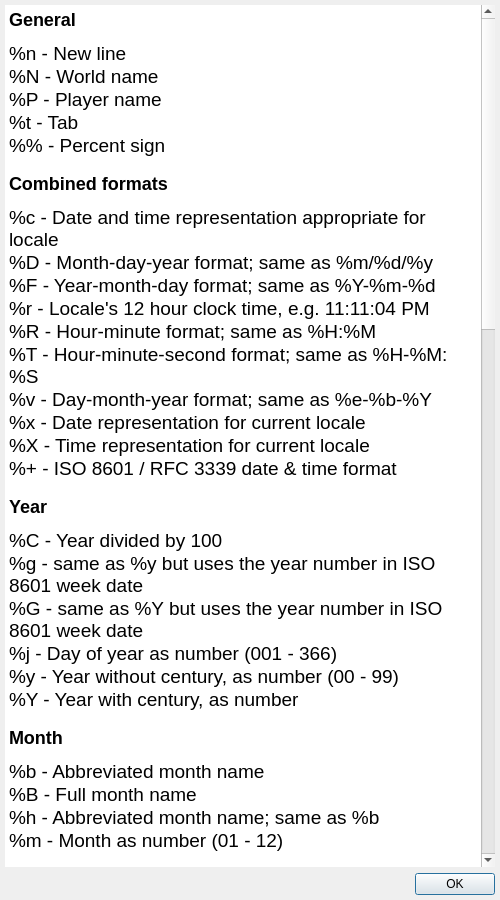
<?xml version="1.0" encoding="UTF-8"?>
<ui version="4.0">
 <class>SpecialHelp</class>
 <widget class="QDialog" name="SpecialHelp">
  <property name="geometry">
   <rect>
    <x>0</x>
    <y>0</y>
    <width>500</width>
    <height>900</height>
   </rect>
  </property>
  <property name="windowTitle">
   <string>Special Characters</string>
  </property>
  <layout class="QVBoxLayout" name="verticalLayout">
   <property name="leftMargin">
    <number>5</number>
   </property>
   <property name="topMargin">
    <number>5</number>
   </property>
   <property name="rightMargin">
    <number>5</number>
   </property>
   <property name="bottomMargin">
    <number>5</number>
   </property>
   <item>
    <widget class="QTextEdit" name="textEdit">
     <property name="cursor" stdset="0">
      <cursorShape>ArrowCursor</cursorShape>
     </property>
     <property name="frameShape">
      <enum>QFrame::Shape::NoFrame</enum>
     </property>
     <property name="html">
      <string>&lt;!DOCTYPE HTML PUBLIC &quot;-//W3C//DTD HTML 4.0//EN&quot; &quot;http://www.w3.org/TR/REC-html40/strict.dtd&quot;&gt;
&lt;html&gt;&lt;head&gt;&lt;meta name=&quot;qrichtext&quot; content=&quot;1&quot; /&gt;&lt;meta charset=&quot;utf-8&quot; /&gt;&lt;style type=&quot;text/css&quot;&gt;
p, li { white-space: pre-wrap; }
hr { height: 1px; border-width: 0; }
li.unchecked::marker { content: &quot;\2610&quot;; }
li.checked::marker { content: &quot;\2612&quot;; }
&lt;/style&gt;&lt;/head&gt;&lt;body style=&quot; font-family:'.AppleSystemUIFont'; font-size:13pt; font-weight:400; font-style:normal;&quot;&gt;
&lt;h2 style=&quot; margin-top:16px; margin-bottom:12px; margin-left:0px; margin-right:0px; -qt-block-indent:0; text-indent:0px;&quot;&gt;&lt;span style=&quot; font-size:x-large; font-weight:700;&quot;&gt;General&lt;/span&gt;&lt;/h2&gt;
&lt;p style=&quot; margin-top:0px; margin-bottom:0px; margin-left:0px; margin-right:0px; -qt-block-indent:0; text-indent:0px;&quot;&gt;&lt;span style=&quot; font-family:'Menlo'; font-size:14pt;&quot;&gt;%n&lt;/span&gt;&lt;span style=&quot; font-size:14pt;&quot;&gt; - New line&lt;/span&gt;&lt;/p&gt;
&lt;p style=&quot; margin-top:0px; margin-bottom:0px; margin-left:0px; margin-right:0px; -qt-block-indent:0; text-indent:0px;&quot;&gt;&lt;span style=&quot; font-family:'Menlo'; font-size:14pt;&quot;&gt;%N&lt;/span&gt;&lt;span style=&quot; font-size:14pt;&quot;&gt; - World name&lt;/span&gt;&lt;/p&gt;
&lt;p style=&quot; margin-top:0px; margin-bottom:0px; margin-left:0px; margin-right:0px; -qt-block-indent:0; text-indent:0px;&quot;&gt;&lt;span style=&quot; font-family:'Menlo'; font-size:14pt;&quot;&gt;%P&lt;/span&gt;&lt;span style=&quot; font-size:14pt;&quot;&gt; - Player name&lt;/span&gt;&lt;/p&gt;
&lt;p style=&quot; margin-top:0px; margin-bottom:0px; margin-left:0px; margin-right:0px; -qt-block-indent:0; text-indent:0px;&quot;&gt;&lt;span style=&quot; font-family:'Menlo'; font-size:14pt;&quot;&gt;%t&lt;/span&gt;&lt;span style=&quot; font-size:14pt;&quot;&gt; - Tab&lt;/span&gt;&lt;/p&gt;
&lt;p style=&quot; margin-top:0px; margin-bottom:0px; margin-left:0px; margin-right:0px; -qt-block-indent:0; text-indent:0px;&quot;&gt;&lt;span style=&quot; font-family:'Menlo'; font-size:14pt;&quot;&gt;%%&lt;/span&gt;&lt;span style=&quot; font-size:14pt;&quot;&gt; - Percent sign&lt;/span&gt;&lt;/p&gt;
&lt;h2 style=&quot; margin-top:16px; margin-bottom:12px; margin-left:0px; margin-right:0px; -qt-block-indent:0; text-indent:0px;&quot;&gt;&lt;span style=&quot; font-size:x-large; font-weight:700;&quot;&gt;Combined formats&lt;/span&gt;&lt;/h2&gt;
&lt;p style=&quot; margin-top:0px; margin-bottom:0px; margin-left:0px; margin-right:0px; -qt-block-indent:0; text-indent:0px;&quot;&gt;&lt;span style=&quot; font-family:'Menlo'; font-size:14pt;&quot;&gt;%c&lt;/span&gt;&lt;span style=&quot; font-size:14pt;&quot;&gt; - Date and time representation appropriate for locale&lt;/span&gt;&lt;/p&gt;
&lt;p style=&quot; margin-top:0px; margin-bottom:0px; margin-left:0px; margin-right:0px; -qt-block-indent:0; text-indent:0px;&quot;&gt;&lt;span style=&quot; font-family:'Menlo'; font-size:14pt;&quot;&gt;%D&lt;/span&gt;&lt;span style=&quot; font-size:14pt;&quot;&gt; - Month-day-year format; same as &lt;/span&gt;&lt;span style=&quot; font-family:'Menlo'; font-size:14pt;&quot;&gt;%m/%d/%y&lt;/span&gt;&lt;/p&gt;
&lt;p style=&quot; margin-top:0px; margin-bottom:0px; margin-left:0px; margin-right:0px; -qt-block-indent:0; text-indent:0px;&quot;&gt;&lt;span style=&quot; font-family:'Menlo'; font-size:14pt;&quot;&gt;%F&lt;/span&gt;&lt;span style=&quot; font-size:14pt;&quot;&gt; - Year-month-day format; same as &lt;/span&gt;&lt;span style=&quot; font-family:'Menlo'; font-size:14pt;&quot;&gt;%Y-%m-%d&lt;/span&gt;&lt;/p&gt;
&lt;p style=&quot; margin-top:0px; margin-bottom:0px; margin-left:0px; margin-right:0px; -qt-block-indent:0; text-indent:0px;&quot;&gt;&lt;span style=&quot; font-family:'Menlo'; font-size:14pt;&quot;&gt;%r&lt;/span&gt;&lt;span style=&quot; font-size:14pt;&quot;&gt; - Locale's 12 hour clock time, e.g. 11:11:04 PM&lt;/span&gt;&lt;/p&gt;
&lt;p style=&quot; margin-top:0px; margin-bottom:0px; margin-left:0px; margin-right:0px; -qt-block-indent:0; text-indent:0px;&quot;&gt;&lt;span style=&quot; font-family:'Menlo'; font-size:14pt;&quot;&gt;%R&lt;/span&gt;&lt;span style=&quot; font-size:14pt;&quot;&gt; - Hour-minute format; same as &lt;/span&gt;&lt;span style=&quot; font-family:'Menlo'; font-size:14pt;&quot;&gt;%H:%M&lt;/span&gt;&lt;/p&gt;
&lt;p style=&quot; margin-top:0px; margin-bottom:0px; margin-left:0px; margin-right:0px; -qt-block-indent:0; text-indent:0px;&quot;&gt;&lt;span style=&quot; font-family:'Menlo'; font-size:14pt;&quot;&gt;%T&lt;/span&gt;&lt;span style=&quot; font-size:14pt;&quot;&gt; - Hour-minute-second format; same as &lt;/span&gt;&lt;span style=&quot; font-family:'Menlo'; font-size:14pt;&quot;&gt;%H-%M:%S&lt;/span&gt;&lt;/p&gt;
&lt;p style=&quot; margin-top:0px; margin-bottom:0px; margin-left:0px; margin-right:0px; -qt-block-indent:0; text-indent:0px;&quot;&gt;&lt;span style=&quot; font-family:'Menlo'; font-size:14pt;&quot;&gt;%v&lt;/span&gt;&lt;span style=&quot; font-size:14pt;&quot;&gt; - Day-month-year format; same as &lt;/span&gt;&lt;span style=&quot; font-family:'Menlo'; font-size:14pt;&quot;&gt;%e-%b-%Y&lt;/span&gt;&lt;/p&gt;
&lt;p style=&quot; margin-top:0px; margin-bottom:0px; margin-left:0px; margin-right:0px; -qt-block-indent:0; text-indent:0px;&quot;&gt;&lt;span style=&quot; font-family:'Menlo'; font-size:14pt;&quot;&gt;%x&lt;/span&gt;&lt;span style=&quot; font-size:14pt;&quot;&gt; - Date representation for current locale&lt;/span&gt;&lt;/p&gt;
&lt;p style=&quot; margin-top:0px; margin-bottom:0px; margin-left:0px; margin-right:0px; -qt-block-indent:0; text-indent:0px;&quot;&gt;&lt;span style=&quot; font-family:'Menlo'; font-size:14pt;&quot;&gt;%X&lt;/span&gt;&lt;span style=&quot; font-size:14pt;&quot;&gt; - Time representation for current locale&lt;/span&gt;&lt;/p&gt;
&lt;p style=&quot; margin-top:0px; margin-bottom:0px; margin-left:0px; margin-right:0px; -qt-block-indent:0; text-indent:0px;&quot;&gt;&lt;span style=&quot; font-family:'Menlo'; font-size:14pt;&quot;&gt;%+&lt;/span&gt;&lt;span style=&quot; font-size:14pt;&quot;&gt; - ISO 8601 / RFC 3339 date &amp;amp; time format&lt;/span&gt;&lt;/p&gt;
&lt;h2 style=&quot; margin-top:16px; margin-bottom:12px; margin-left:0px; margin-right:0px; -qt-block-indent:0; text-indent:0px;&quot;&gt;&lt;span style=&quot; font-size:x-large; font-weight:700;&quot;&gt;Year&lt;/span&gt;&lt;/h2&gt;
&lt;p style=&quot; margin-top:0px; margin-bottom:0px; margin-left:0px; margin-right:0px; -qt-block-indent:0; text-indent:0px;&quot;&gt;&lt;span style=&quot; font-family:'Menlo'; font-size:14pt;&quot;&gt;%C&lt;/span&gt;&lt;span style=&quot; font-size:14pt;&quot;&gt; - Year divided by 100&lt;/span&gt;&lt;/p&gt;
&lt;p style=&quot; margin-top:0px; margin-bottom:0px; margin-left:0px; margin-right:0px; -qt-block-indent:0; text-indent:0px;&quot;&gt;&lt;span style=&quot; font-family:'Menlo'; font-size:14pt;&quot;&gt;%g&lt;/span&gt;&lt;span style=&quot; font-size:14pt;&quot;&gt; - same as &lt;/span&gt;&lt;span style=&quot; font-family:'Menlo'; font-size:14pt;&quot;&gt;%y&lt;/span&gt;&lt;span style=&quot; font-size:14pt;&quot;&gt; but uses the year number in ISO 8601 week date&lt;/span&gt;&lt;/p&gt;
&lt;p style=&quot; margin-top:0px; margin-bottom:0px; margin-left:0px; margin-right:0px; -qt-block-indent:0; text-indent:0px;&quot;&gt;&lt;span style=&quot; font-family:'Menlo'; font-size:14pt;&quot;&gt;%G&lt;/span&gt;&lt;span style=&quot; font-size:14pt;&quot;&gt; - same as &lt;/span&gt;&lt;span style=&quot; font-family:'Menlo'; font-size:14pt;&quot;&gt;%Y&lt;/span&gt;&lt;span style=&quot; font-size:14pt;&quot;&gt; but uses the year number in ISO 8601 week date&lt;/span&gt;&lt;/p&gt;
&lt;p style=&quot; margin-top:0px; margin-bottom:0px; margin-left:0px; margin-right:0px; -qt-block-indent:0; text-indent:0px;&quot;&gt;&lt;span style=&quot; font-family:'Menlo'; font-size:14pt;&quot;&gt;%j&lt;/span&gt;&lt;span style=&quot; font-size:14pt;&quot;&gt; - Day of year as number (001 - 366)&lt;/span&gt;&lt;/p&gt;
&lt;p style=&quot; margin-top:0px; margin-bottom:0px; margin-left:0px; margin-right:0px; -qt-block-indent:0; text-indent:0px;&quot;&gt;&lt;span style=&quot; font-family:'Menlo'; font-size:14pt;&quot;&gt;%y&lt;/span&gt;&lt;span style=&quot; font-size:14pt;&quot;&gt; - Year without century, as number (00 - 99)&lt;/span&gt;&lt;/p&gt;
&lt;p style=&quot; margin-top:0px; margin-bottom:0px; margin-left:0px; margin-right:0px; -qt-block-indent:0; text-indent:0px;&quot;&gt;&lt;span style=&quot; font-family:'Menlo'; font-size:14pt;&quot;&gt;%Y&lt;/span&gt;&lt;span style=&quot; font-size:14pt;&quot;&gt; - Year with century, as number&lt;/span&gt;&lt;/p&gt;
&lt;h2 style=&quot; margin-top:16px; margin-bottom:12px; margin-left:0px; margin-right:0px; -qt-block-indent:0; text-indent:0px;&quot;&gt;&lt;span style=&quot; font-size:x-large; font-weight:700;&quot;&gt;Month&lt;/span&gt;&lt;/h2&gt;
&lt;p style=&quot; margin-top:0px; margin-bottom:0px; margin-left:0px; margin-right:0px; -qt-block-indent:0; text-indent:0px;&quot;&gt;&lt;span style=&quot; font-family:'Menlo'; font-size:14pt;&quot;&gt;%b&lt;/span&gt;&lt;span style=&quot; font-size:14pt;&quot;&gt; - Abbreviated month name&lt;/span&gt;&lt;/p&gt;
&lt;p style=&quot; margin-top:0px; margin-bottom:0px; margin-left:0px; margin-right:0px; -qt-block-indent:0; text-indent:0px;&quot;&gt;&lt;span style=&quot; font-family:'Menlo'; font-size:14pt;&quot;&gt;%B&lt;/span&gt;&lt;span style=&quot; font-size:14pt;&quot;&gt; - Full month name&lt;/span&gt;&lt;/p&gt;
&lt;p style=&quot; margin-top:0px; margin-bottom:0px; margin-left:0px; margin-right:0px; -qt-block-indent:0; text-indent:0px;&quot;&gt;&lt;span style=&quot; font-family:'Menlo'; font-size:14pt;&quot;&gt;%h&lt;/span&gt;&lt;span style=&quot; font-size:14pt;&quot;&gt; - Abbreviated month name; same as &lt;/span&gt;&lt;span style=&quot; font-family:'Menlo'; font-size:14pt;&quot;&gt;%b&lt;/span&gt;&lt;/p&gt;
&lt;p style=&quot; margin-top:0px; margin-bottom:0px; margin-left:0px; margin-right:0px; -qt-block-indent:0; text-indent:0px;&quot;&gt;&lt;span style=&quot; font-family:'Menlo'; font-size:14pt;&quot;&gt;%m&lt;/span&gt;&lt;span style=&quot; font-size:14pt;&quot;&gt; - Month as number (01 - 12)&lt;/span&gt;&lt;/p&gt;
&lt;h2 style=&quot; margin-top:16px; margin-bottom:12px; margin-left:0px; margin-right:0px; -qt-block-indent:0; text-indent:0px;&quot;&gt;&lt;span style=&quot; font-size:x-large; font-weight:700;&quot;&gt;Week&lt;/span&gt;&lt;/h2&gt;
&lt;p style=&quot; margin-top:0px; margin-bottom:0px; margin-left:0px; margin-right:0px; -qt-block-indent:0; text-indent:0px;&quot;&gt;&lt;span style=&quot; font-family:'Menlo'; font-size:14pt;&quot;&gt;%U&lt;/span&gt;&lt;span style=&quot; font-size:14pt;&quot;&gt; - Week of year as number, Sunday first (00 - 53)&lt;/span&gt;&lt;/p&gt;
&lt;p style=&quot; margin-top:0px; margin-bottom:0px; margin-left:0px; margin-right:0px; -qt-block-indent:0; text-indent:0px;&quot;&gt;&lt;span style=&quot; font-family:'Menlo'; font-size:14pt;&quot;&gt;%V&lt;/span&gt;&lt;span style=&quot; font-size:14pt;&quot;&gt; - Week of year as number in ISO-8601, Sunday first (01 - 53)&lt;/span&gt;&lt;/p&gt;
&lt;p style=&quot; margin-top:0px; margin-bottom:0px; margin-left:0px; margin-right:0px; -qt-block-indent:0; text-indent:0px;&quot;&gt;&lt;span style=&quot; font-family:'Menlo'; font-size:14pt;&quot;&gt;%W&lt;/span&gt;&lt;span style=&quot; font-size:14pt;&quot;&gt; - Week of year as number, Monday first (00 - 53)&lt;/span&gt;&lt;/p&gt;
&lt;h2 style=&quot; margin-top:16px; margin-bottom:12px; margin-left:0px; margin-right:0px; -qt-block-indent:0; text-indent:0px;&quot;&gt;&lt;span style=&quot; font-size:x-large; font-weight:700;&quot;&gt;Weekday&lt;/span&gt;&lt;/h2&gt;
&lt;p style=&quot; margin-top:0px; margin-bottom:0px; margin-left:0px; margin-right:0px; -qt-block-indent:0; text-indent:0px;&quot;&gt;&lt;span style=&quot; font-family:'Menlo'; font-size:14pt;&quot;&gt;%a&lt;/span&gt;&lt;span style=&quot; font-size:14pt;&quot;&gt; - Abbreviated weekday name&lt;/span&gt;&lt;/p&gt;
&lt;p style=&quot; margin-top:0px; margin-bottom:0px; margin-left:0px; margin-right:0px; -qt-block-indent:0; text-indent:0px;&quot;&gt;&lt;span style=&quot; font-family:'Menlo'; font-size:14pt;&quot;&gt;%A&lt;/span&gt;&lt;span style=&quot; font-size:14pt;&quot;&gt; - Full weekday name&lt;/span&gt;&lt;/p&gt;
&lt;p style=&quot; margin-top:0px; margin-bottom:0px; margin-left:0px; margin-right:0px; -qt-block-indent:0; text-indent:0px;&quot;&gt;&lt;span style=&quot; font-family:'Menlo'; font-size:14pt;&quot;&gt;%u&lt;/span&gt;&lt;span style=&quot; font-size:14pt;&quot;&gt; - Day of week as number (1 - 7; Monday is 1)&lt;/span&gt;&lt;/p&gt;
&lt;p style=&quot; margin-top:0px; margin-bottom:0px; margin-left:0px; margin-right:0px; -qt-block-indent:0; text-indent:0px;&quot;&gt;&lt;span style=&quot; font-family:'Menlo'; font-size:14pt;&quot;&gt;%w&lt;/span&gt;&lt;span style=&quot; font-size:14pt;&quot;&gt; - Weekday as number (0 - 6; Sunday is 0)&lt;/span&gt;&lt;/p&gt;
&lt;h2 style=&quot; margin-top:16px; margin-bottom:12px; margin-left:0px; margin-right:0px; -qt-block-indent:0; text-indent:0px;&quot;&gt;&lt;span style=&quot; font-size:x-large; font-weight:700;&quot;&gt;Date&lt;/span&gt;&lt;/h2&gt;
&lt;p style=&quot; margin-top:0px; margin-bottom:0px; margin-left:0px; margin-right:0px; -qt-block-indent:0; text-indent:0px;&quot;&gt;&lt;span style=&quot; font-family:'Menlo'; font-size:14pt;&quot;&gt;%d&lt;/span&gt;&lt;span style=&quot; font-size:14pt;&quot;&gt; - Day of month as number (01 - 31)&lt;/span&gt;&lt;/p&gt;
&lt;p style=&quot; margin-top:0px; margin-bottom:0px; margin-left:0px; margin-right:0px; -qt-block-indent:0; text-indent:0px;&quot;&gt;&lt;span style=&quot; font-family:'Menlo'; font-size:14pt;&quot;&gt;%e&lt;/span&gt;&lt;span style=&quot; font-size:14pt;&quot;&gt; - same as &lt;/span&gt;&lt;span style=&quot; font-family:'Menlo'; font-size:14pt;&quot;&gt;%d&lt;/span&gt;&lt;span style=&quot; font-size:14pt;&quot;&gt; but space-padded&lt;/span&gt;&lt;/p&gt;
&lt;h2 style=&quot; margin-top:16px; margin-bottom:12px; margin-left:0px; margin-right:0px; -qt-block-indent:0; text-indent:0px;&quot;&gt;&lt;span style=&quot; font-size:x-large; font-weight:700;&quot;&gt;Hour&lt;/span&gt;&lt;/h2&gt;
&lt;p style=&quot; margin-top:0px; margin-bottom:0px; margin-left:0px; margin-right:0px; -qt-block-indent:0; text-indent:0px;&quot;&gt;&lt;span style=&quot; font-family:'Menlo'; font-size:14pt;&quot;&gt;%H&lt;/span&gt;&lt;span style=&quot; font-size:14pt;&quot;&gt; - Hour in 24-hour format (00 - 23)&lt;/span&gt;&lt;/p&gt;
&lt;p style=&quot; margin-top:0px; margin-bottom:0px; margin-left:0px; margin-right:0px; -qt-block-indent:0; text-indent:0px;&quot;&gt;&lt;span style=&quot; font-family:'Menlo'; font-size:14pt;&quot;&gt;%I&lt;/span&gt;&lt;span style=&quot; font-size:14pt;&quot;&gt; - Hour in 12-hour format (01 - 12)&lt;/span&gt;&lt;/p&gt;
&lt;p style=&quot; margin-top:0px; margin-bottom:0px; margin-left:0px; margin-right:0px; -qt-block-indent:0; text-indent:0px;&quot;&gt;&lt;span style=&quot; font-family:'Menlo'; font-size:14pt;&quot;&gt;%k&lt;/span&gt;&lt;span style=&quot; font-size:14pt;&quot;&gt; - same as &lt;/span&gt;&lt;span style=&quot; font-family:'Menlo'; font-size:14pt;&quot;&gt;%H&lt;/span&gt;&lt;span style=&quot; font-size:14pt;&quot;&gt; but space-padded&lt;/span&gt;&lt;/p&gt;
&lt;p style=&quot; margin-top:0px; margin-bottom:0px; margin-left:0px; margin-right:0px; -qt-block-indent:0; text-indent:0px;&quot;&gt;&lt;span style=&quot; font-family:'Menlo'; font-size:14pt;&quot;&gt;%l&lt;/span&gt;&lt;span style=&quot; font-size:14pt;&quot;&gt; - same as &lt;/span&gt;&lt;span style=&quot; font-family:'Menlo'; font-size:14pt;&quot;&gt;%I&lt;/span&gt;&lt;span style=&quot; font-size:14pt;&quot;&gt; but space-padded&lt;/span&gt;&lt;/p&gt;
&lt;p style=&quot; margin-top:0px; margin-bottom:0px; margin-left:0px; margin-right:0px; -qt-block-indent:0; text-indent:0px;&quot;&gt;&lt;span style=&quot; font-family:'Menlo'; font-size:14pt;&quot;&gt;%p&lt;/span&gt;&lt;span style=&quot; font-size:14pt;&quot;&gt; - Current locale’s A.M./P.M. indicator for 12-hour clock&lt;/span&gt;&lt;/p&gt;
&lt;h2 style=&quot; margin-top:16px; margin-bottom:12px; margin-left:0px; margin-right:0px; -qt-block-indent:0; text-indent:0px;&quot;&gt;&lt;span style=&quot; font-size:x-large; font-weight:700;&quot;&gt;Minute&lt;/span&gt;&lt;/h2&gt;
&lt;p style=&quot; margin-top:0px; margin-bottom:0px; margin-left:0px; margin-right:0px; -qt-block-indent:0; text-indent:0px;&quot;&gt;&lt;span style=&quot; font-family:'Menlo'; font-size:14pt;&quot;&gt;%M&lt;/span&gt;&lt;span style=&quot; font-size:14pt;&quot;&gt; - Minute as number (00 - 59)&lt;/span&gt;&lt;/p&gt;
&lt;h2 style=&quot; margin-top:16px; margin-bottom:12px; margin-left:0px; margin-right:0px; -qt-block-indent:0; text-indent:0px;&quot;&gt;&lt;span style=&quot; font-size:x-large; font-weight:700;&quot;&gt;Second&lt;/span&gt;&lt;/h2&gt;
&lt;p style=&quot; margin-top:0px; margin-bottom:0px; margin-left:0px; margin-right:0px; -qt-block-indent:0; text-indent:0px;&quot;&gt;&lt;span style=&quot; font-family:'Menlo'; font-size:14pt;&quot;&gt;%S&lt;/span&gt;&lt;span style=&quot; font-size:14pt;&quot;&gt; - Second as number (00 - 59)&lt;/span&gt;&lt;/p&gt;
&lt;p style=&quot; margin-top:0px; margin-bottom:0px; margin-left:0px; margin-right:0px; -qt-block-indent:0; text-indent:0px;&quot;&gt;&lt;span style=&quot; font-family:'Menlo'; font-size:14pt;&quot;&gt;%s&lt;/span&gt;&lt;span style=&quot; font-size:14pt;&quot;&gt; - Number of seconds since 1970-01-01 00:00 UTC&lt;/span&gt;&lt;/p&gt;
&lt;h2 style=&quot; margin-top:16px; margin-bottom:12px; margin-left:0px; margin-right:0px; -qt-block-indent:0; text-indent:0px;&quot;&gt;&lt;span style=&quot; font-size:x-large; font-weight:700;&quot;&gt;Timezone&lt;/span&gt;&lt;/h2&gt;
&lt;p style=&quot; margin-top:0px; margin-bottom:0px; margin-left:0px; margin-right:0px; -qt-block-indent:0; text-indent:0px;&quot;&gt;&lt;span style=&quot; font-family:'Menlo'; font-size:14pt;&quot;&gt;%z&lt;/span&gt;&lt;span style=&quot; font-size:14pt;&quot;&gt; - Offset from the local time to UTC&lt;/span&gt;&lt;/p&gt;
&lt;p style=&quot; margin-top:0px; margin-bottom:0px; margin-left:0px; margin-right:0px; -qt-block-indent:0; text-indent:0px;&quot;&gt;&lt;span style=&quot; font-family:'Menlo'; font-size:14pt;&quot;&gt;%Z&lt;/span&gt;&lt;span style=&quot; font-size:14pt;&quot;&gt; - Time-zone name or abbreviation; no characters if unknown&lt;/span&gt;&lt;/p&gt;
&lt;p style=&quot; margin-top:0px; margin-bottom:0px; margin-left:0px; margin-right:0px; -qt-block-indent:0; text-indent:0px;&quot;&gt;&lt;span style=&quot; font-family:'Menlo'; font-size:14pt;&quot;&gt;%:z&lt;/span&gt;&lt;span style=&quot; font-size:14pt;&quot;&gt; - same as &lt;/span&gt;&lt;span style=&quot; font-family:'Menlo'; font-size:14pt;&quot;&gt;%z&lt;/span&gt;&lt;span style=&quot; font-size:14pt;&quot;&gt; but with a colon&lt;/span&gt;&lt;/p&gt;
&lt;p style=&quot; margin-top:0px; margin-bottom:0px; margin-left:0px; margin-right:0px; -qt-block-indent:0; text-indent:0px;&quot;&gt;&lt;span style=&quot; font-family:'Menlo'; font-size:14pt;&quot;&gt;%::z&lt;/span&gt;&lt;span style=&quot; font-size:14pt;&quot;&gt; - Offset from the local time to UTC with seconds&lt;/span&gt;&lt;/p&gt;
&lt;p style=&quot; margin-top:0px; margin-bottom:0px; margin-left:0px; margin-right:0px; -qt-block-indent:0; text-indent:0px;&quot;&gt;&lt;span style=&quot; font-family:'Menlo'; font-size:14pt;&quot;&gt;%:::z&lt;/span&gt;&lt;span style=&quot; font-size:14pt;&quot;&gt; - Offset from the local time to UTC without minutes&lt;/span&gt;&lt;/p&gt;
&lt;h2 style=&quot; margin-top:16px; margin-bottom:12px; margin-left:0px; margin-right:0px; -qt-block-indent:0; text-indent:0px;&quot;&gt;&lt;span style=&quot; font-size:x-large; font-weight:700;&quot;&gt;Subsecond&lt;/span&gt;&lt;/h2&gt;
&lt;p style=&quot; margin-top:0px; margin-bottom:0px; margin-left:0px; margin-right:0px; -qt-block-indent:0; text-indent:0px;&quot;&gt;&lt;span style=&quot; font-family:'Menlo'; font-size:14pt;&quot;&gt;%f&lt;/span&gt;&lt;span style=&quot; font-size:14pt;&quot;&gt; - Number of nanoseconds since last whole second&lt;/span&gt;&lt;/p&gt;
&lt;p style=&quot; margin-top:0px; margin-bottom:0px; margin-left:0px; margin-right:0px; -qt-block-indent:0; text-indent:0px;&quot;&gt;&lt;span style=&quot; font-family:'Menlo'; font-size:14pt;&quot;&gt;%.f&lt;/span&gt;&lt;span style=&quot; font-size:14pt;&quot;&gt; - Decimal fraction of a second without the leading dot&lt;/span&gt;&lt;/p&gt;
&lt;p style=&quot; margin-top:0px; margin-bottom:0px; margin-left:0px; margin-right:0px; -qt-block-indent:0; text-indent:0px;&quot;&gt;&lt;span style=&quot; font-family:'Menlo'; font-size:14pt;&quot;&gt;%.3f&lt;/span&gt;&lt;span style=&quot; font-size:14pt;&quot;&gt; - Decimal fraction of a second with a fixed length of 3&lt;/span&gt;&lt;/p&gt;
&lt;p style=&quot; margin-top:0px; margin-bottom:0px; margin-left:0px; margin-right:0px; -qt-block-indent:0; text-indent:0px;&quot;&gt;&lt;span style=&quot; font-family:'Menlo'; font-size:14pt;&quot;&gt;%.6f&lt;/span&gt;&lt;span style=&quot; font-size:14pt;&quot;&gt; - Decimal fraction of a second with a fixed length of 6&lt;/span&gt;&lt;/p&gt;
&lt;p style=&quot; margin-top:0px; margin-bottom:0px; margin-left:0px; margin-right:0px; -qt-block-indent:0; text-indent:0px;&quot;&gt;&lt;span style=&quot; font-family:'Menlo'; font-size:14pt;&quot;&gt;%.9f&lt;/span&gt;&lt;span style=&quot; font-size:14pt;&quot;&gt; - Decimal fraction of a second with a fixed length of 9&lt;/span&gt;&lt;/p&gt;
&lt;p style=&quot; margin-top:0px; margin-bottom:0px; margin-left:0px; margin-right:0px; -qt-block-indent:0; text-indent:0px;&quot;&gt;&lt;span style=&quot; font-family:'Menlo'; font-size:14pt;&quot;&gt;%3f&lt;/span&gt;&lt;span style=&quot; font-size:14pt;&quot;&gt; - Decimal fraction of a second; like &lt;/span&gt;&lt;span style=&quot; font-family:'Menlo'; font-size:14pt;&quot;&gt;%.3f&lt;/span&gt;&lt;span style=&quot; font-size:14pt;&quot;&gt; but without leading dot&lt;/span&gt;&lt;/p&gt;
&lt;p style=&quot; margin-top:0px; margin-bottom:0px; margin-left:0px; margin-right:0px; -qt-block-indent:0; text-indent:0px;&quot;&gt;&lt;span style=&quot; font-family:'Menlo'; font-size:14pt;&quot;&gt;%6f&lt;/span&gt;&lt;span style=&quot; font-size:14pt;&quot;&gt; - Decimal fraction of a second; like &lt;/span&gt;&lt;span style=&quot; font-family:'Menlo'; font-size:14pt;&quot;&gt;%.6f&lt;/span&gt;&lt;span style=&quot; font-size:14pt;&quot;&gt; but without leading dot&lt;/span&gt;&lt;/p&gt;
&lt;p style=&quot; margin-top:0px; margin-bottom:0px; margin-left:0px; margin-right:0px; -qt-block-indent:0; text-indent:0px;&quot;&gt;&lt;span style=&quot; font-family:'Menlo'; font-size:14pt;&quot;&gt;%9f&lt;/span&gt;&lt;span style=&quot; font-size:14pt;&quot;&gt; - Decimal fraction of a second; like &lt;/span&gt;&lt;span style=&quot; font-family:'Menlo'; font-size:14pt;&quot;&gt;%.9f&lt;/span&gt;&lt;span style=&quot; font-size:14pt;&quot;&gt; but without leading dot&lt;/span&gt;&lt;/p&gt;
&lt;h2 style=&quot; margin-top:16px; margin-bottom:12px; margin-left:0px; margin-right:0px; -qt-block-indent:0; text-indent:0px;&quot;&gt;&lt;span style=&quot; font-size:x-large; font-weight:700;&quot;&gt;Modification&lt;/span&gt;&lt;/h2&gt;
&lt;p style=&quot; margin-top:0px; margin-bottom:0px; margin-left:0px; margin-right:0px; -qt-block-indent:0; text-indent:0px;&quot;&gt;&lt;span style=&quot; font-family:'Menlo'; font-size:14pt;&quot;&gt;%-?&lt;/span&gt;&lt;span style=&quot; font-size:14pt;&quot;&gt; - Suppresses all padding (e.g. &lt;/span&gt;&lt;span style=&quot; font-family:'Menlo'; font-size:14pt;&quot;&gt;%j&lt;/span&gt;&lt;span style=&quot; font-size:14pt;&quot;&gt; = 012, &lt;/span&gt;&lt;span style=&quot; font-family:'Menlo'; font-size:14pt;&quot;&gt;%-j&lt;/span&gt;&lt;span style=&quot; font-size:14pt;&quot;&gt; = 12)&lt;/span&gt;&lt;/p&gt;
&lt;p style=&quot; margin-top:0px; margin-bottom:0px; margin-left:0px; margin-right:0px; -qt-block-indent:0; text-indent:0px;&quot;&gt;&lt;span style=&quot; font-family:'Menlo'; font-size:14pt;&quot;&gt;%_?&lt;/span&gt;&lt;span style=&quot; font-size:14pt;&quot;&gt; - Uses spaces as padding (e.g. &lt;/span&gt;&lt;span style=&quot; font-family:'Menlo'; font-size:14pt;&quot;&gt;%j&lt;/span&gt;&lt;span style=&quot; font-size:14pt;&quot;&gt; = 012, &lt;/span&gt;&lt;span style=&quot; font-family:'Menlo'; font-size:14pt;&quot;&gt;%_j&lt;/span&gt;&lt;span style=&quot; font-size:14pt;&quot;&gt; =  12)&lt;/span&gt;&lt;/p&gt;
&lt;p style=&quot; margin-top:0px; margin-bottom:0px; margin-left:0px; margin-right:0px; -qt-block-indent:0; text-indent:0px;&quot;&gt;&lt;span style=&quot; font-family:'Menlo'; font-size:14pt;&quot;&gt;%0?&lt;/span&gt;&lt;span style=&quot; font-size:14pt;&quot;&gt; - Uses zeros as padding (e.g. &lt;/span&gt;&lt;span style=&quot; font-family:'Menlo'; font-size:14pt;&quot;&gt;%e&lt;/span&gt;&lt;span style=&quot; font-size:14pt;&quot;&gt; =  9, &lt;/span&gt;&lt;span style=&quot; font-family:'Menlo'; font-size:14pt;&quot;&gt;%0e&lt;/span&gt;&lt;span style=&quot; font-size:14pt;&quot;&gt; = 09)&lt;/span&gt;&lt;/p&gt;&lt;/body&gt;&lt;/html&gt;</string>
     </property>
     <property name="textInteractionFlags">
      <set>Qt::TextInteractionFlag::TextSelectableByMouse</set>
     </property>
    </widget>
   </item>
   <item>
    <widget class="QDialogButtonBox" name="buttonBox">
     <property name="orientation">
      <enum>Qt::Orientation::Horizontal</enum>
     </property>
     <property name="standardButtons">
      <set>QDialogButtonBox::StandardButton::Ok</set>
     </property>
    </widget>
   </item>
  </layout>
 </widget>
 <resources/>
 <connections>
  <connection>
   <sender>buttonBox</sender>
   <signal>accepted()</signal>
   <receiver>SpecialHelp</receiver>
   <slot>accept()</slot>
   <hints>
    <hint type="sourcelabel">
     <x>248</x>
     <y>254</y>
    </hint>
    <hint type="destinationlabel">
     <x>157</x>
     <y>274</y>
    </hint>
   </hints>
  </connection>
  <connection>
   <sender>buttonBox</sender>
   <signal>rejected()</signal>
   <receiver>SpecialHelp</receiver>
   <slot>reject()</slot>
   <hints>
    <hint type="sourcelabel">
     <x>316</x>
     <y>260</y>
    </hint>
    <hint type="destinationlabel">
     <x>286</x>
     <y>274</y>
    </hint>
   </hints>
  </connection>
 </connections>
</ui>
